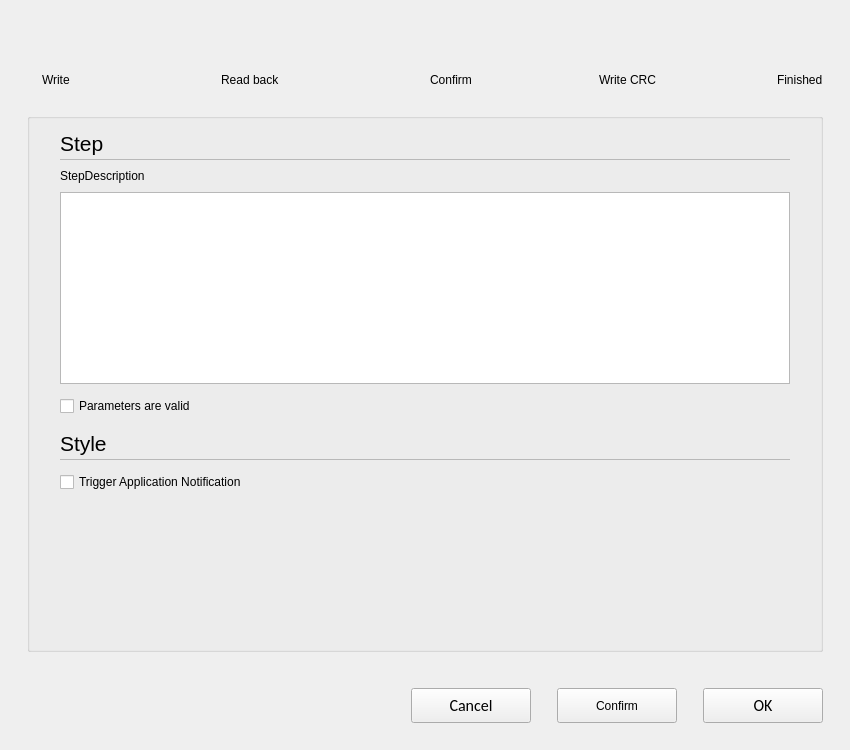
<?xml version="1.0" encoding="UTF-8"?>
<ui version="4.0">
 <class>C_SyvDaItPaWriteWidget</class>
 <widget class="QWidget" name="C_SyvDaItPaWriteWidget">
  <property name="geometry">
   <rect>
    <x>0</x>
    <y>0</y>
    <width>850</width>
    <height>750</height>
   </rect>
  </property>
  <property name="windowTitle">
   <string>Form</string>
  </property>
  <layout class="QVBoxLayout" name="verticalLayout_12" stretch="0,0,0,0,0,0,0">
   <property name="leftMargin">
    <number>27</number>
   </property>
   <property name="topMargin">
    <number>27</number>
   </property>
   <property name="rightMargin">
    <number>27</number>
   </property>
   <property name="bottomMargin">
    <number>0</number>
   </property>
   <item>
    <widget class="QWidget" name="widget" native="true">
     <layout class="QHBoxLayout" name="horizontalLayout_15">
      <property name="spacing">
       <number>5</number>
      </property>
      <property name="bottomMargin">
       <number>0</number>
      </property>
      <item>
       <widget class="QWidget" name="widget_9" native="true">
        <layout class="QVBoxLayout" name="verticalLayout_4">
         <property name="spacing">
          <number>0</number>
         </property>
         <property name="leftMargin">
          <number>0</number>
         </property>
         <property name="topMargin">
          <number>0</number>
         </property>
         <property name="rightMargin">
          <number>0</number>
         </property>
         <property name="bottomMargin">
          <number>0</number>
         </property>
         <item>
          <widget class="QWidget" name="widget_8" native="true">
           <layout class="QHBoxLayout" name="horizontalLayout" stretch="0,1">
            <property name="spacing">
             <number>15</number>
            </property>
            <property name="leftMargin">
             <number>10</number>
            </property>
            <property name="topMargin">
             <number>0</number>
            </property>
            <property name="rightMargin">
             <number>0</number>
            </property>
            <property name="bottomMargin">
             <number>0</number>
            </property>
            <item>
             <widget class="stw::opensyde_gui_elements::C_OgeWiProgressBopperle" name="pc_BopperleWrite" native="true">
              <property name="sizePolicy">
               <sizepolicy hsizetype="Fixed" vsizetype="Fixed">
                <horstretch>0</horstretch>
                <verstretch>0</verstretch>
               </sizepolicy>
              </property>
              <property name="minimumSize">
               <size>
                <width>28</width>
                <height>28</height>
               </size>
              </property>
              <property name="maximumSize">
               <size>
                <width>28</width>
                <height>28</height>
               </size>
              </property>
             </widget>
            </item>
            <item>
             <widget class="stw::opensyde_gui_elements::C_OgeWiProgressBar" name="pc_ProgressWrite" native="true">
              <property name="sizePolicy">
               <sizepolicy hsizetype="Preferred" vsizetype="Fixed">
                <horstretch>0</horstretch>
                <verstretch>0</verstretch>
               </sizepolicy>
              </property>
              <property name="minimumSize">
               <size>
                <width>20</width>
                <height>2</height>
               </size>
              </property>
              <property name="maximumSize">
               <size>
                <width>16777215</width>
                <height>2</height>
               </size>
              </property>
             </widget>
            </item>
           </layout>
          </widget>
         </item>
        </layout>
       </widget>
      </item>
      <item>
       <widget class="QWidget" name="widget_12" native="true">
        <layout class="QVBoxLayout" name="verticalLayout_9">
         <property name="spacing">
          <number>0</number>
         </property>
         <property name="leftMargin">
          <number>0</number>
         </property>
         <property name="topMargin">
          <number>0</number>
         </property>
         <property name="rightMargin">
          <number>0</number>
         </property>
         <property name="bottomMargin">
          <number>0</number>
         </property>
         <item>
          <widget class="QWidget" name="widget_13" native="true">
           <layout class="QHBoxLayout" name="horizontalLayout_3" stretch="0,1">
            <property name="spacing">
             <number>15</number>
            </property>
            <property name="leftMargin">
             <number>10</number>
            </property>
            <property name="topMargin">
             <number>0</number>
            </property>
            <property name="rightMargin">
             <number>0</number>
            </property>
            <property name="bottomMargin">
             <number>0</number>
            </property>
            <item>
             <widget class="stw::opensyde_gui_elements::C_OgeWiProgressBopperle" name="pc_BopperleReadBack" native="true">
              <property name="sizePolicy">
               <sizepolicy hsizetype="Fixed" vsizetype="Fixed">
                <horstretch>0</horstretch>
                <verstretch>0</verstretch>
               </sizepolicy>
              </property>
              <property name="minimumSize">
               <size>
                <width>28</width>
                <height>28</height>
               </size>
              </property>
              <property name="maximumSize">
               <size>
                <width>28</width>
                <height>28</height>
               </size>
              </property>
             </widget>
            </item>
            <item>
             <widget class="stw::opensyde_gui_elements::C_OgeWiProgressBar" name="pc_ProgressRead" native="true">
              <property name="sizePolicy">
               <sizepolicy hsizetype="Preferred" vsizetype="Fixed">
                <horstretch>0</horstretch>
                <verstretch>0</verstretch>
               </sizepolicy>
              </property>
              <property name="minimumSize">
               <size>
                <width>20</width>
                <height>2</height>
               </size>
              </property>
              <property name="maximumSize">
               <size>
                <width>16777215</width>
                <height>2</height>
               </size>
              </property>
             </widget>
            </item>
           </layout>
          </widget>
         </item>
        </layout>
       </widget>
      </item>
      <item>
       <widget class="QWidget" name="widget_17" native="true">
        <layout class="QVBoxLayout" name="verticalLayout_13">
         <property name="spacing">
          <number>0</number>
         </property>
         <property name="leftMargin">
          <number>0</number>
         </property>
         <property name="topMargin">
          <number>0</number>
         </property>
         <property name="rightMargin">
          <number>0</number>
         </property>
         <property name="bottomMargin">
          <number>0</number>
         </property>
         <item>
          <widget class="QWidget" name="widget_19" native="true">
           <layout class="QHBoxLayout" name="horizontalLayout_13" stretch="0,1">
            <property name="spacing">
             <number>15</number>
            </property>
            <property name="leftMargin">
             <number>10</number>
            </property>
            <property name="topMargin">
             <number>0</number>
            </property>
            <property name="rightMargin">
             <number>0</number>
            </property>
            <property name="bottomMargin">
             <number>0</number>
            </property>
            <item>
             <widget class="stw::opensyde_gui_elements::C_OgeWiProgressBopperle" name="pc_BopperleConfirm" native="true">
              <property name="sizePolicy">
               <sizepolicy hsizetype="Fixed" vsizetype="Fixed">
                <horstretch>0</horstretch>
                <verstretch>0</verstretch>
               </sizepolicy>
              </property>
              <property name="minimumSize">
               <size>
                <width>28</width>
                <height>28</height>
               </size>
              </property>
              <property name="maximumSize">
               <size>
                <width>28</width>
                <height>28</height>
               </size>
              </property>
             </widget>
            </item>
            <item>
             <widget class="stw::opensyde_gui_elements::C_OgeWiProgressBar" name="pc_ProgressConfirm" native="true">
              <property name="sizePolicy">
               <sizepolicy hsizetype="Preferred" vsizetype="Fixed">
                <horstretch>0</horstretch>
                <verstretch>0</verstretch>
               </sizepolicy>
              </property>
              <property name="minimumSize">
               <size>
                <width>20</width>
                <height>2</height>
               </size>
              </property>
              <property name="maximumSize">
               <size>
                <width>16777215</width>
                <height>2</height>
               </size>
              </property>
             </widget>
            </item>
           </layout>
          </widget>
         </item>
        </layout>
       </widget>
      </item>
      <item>
       <widget class="QWidget" name="widget_15" native="true">
        <layout class="QVBoxLayout" name="verticalLayout_10">
         <property name="spacing">
          <number>0</number>
         </property>
         <property name="leftMargin">
          <number>0</number>
         </property>
         <property name="topMargin">
          <number>0</number>
         </property>
         <property name="rightMargin">
          <number>0</number>
         </property>
         <property name="bottomMargin">
          <number>0</number>
         </property>
         <item>
          <widget class="QWidget" name="widget_14" native="true">
           <layout class="QHBoxLayout" name="horizontalLayout_6" stretch="0,1">
            <property name="spacing">
             <number>15</number>
            </property>
            <property name="leftMargin">
             <number>10</number>
            </property>
            <property name="topMargin">
             <number>0</number>
            </property>
            <property name="rightMargin">
             <number>0</number>
            </property>
            <property name="bottomMargin">
             <number>0</number>
            </property>
            <item>
             <widget class="stw::opensyde_gui_elements::C_OgeWiProgressBopperle" name="pc_BopperleCrc" native="true">
              <property name="sizePolicy">
               <sizepolicy hsizetype="Fixed" vsizetype="Fixed">
                <horstretch>0</horstretch>
                <verstretch>0</verstretch>
               </sizepolicy>
              </property>
              <property name="minimumSize">
               <size>
                <width>28</width>
                <height>28</height>
               </size>
              </property>
              <property name="maximumSize">
               <size>
                <width>28</width>
                <height>28</height>
               </size>
              </property>
             </widget>
            </item>
            <item>
             <widget class="stw::opensyde_gui_elements::C_OgeWiProgressBar" name="pc_ProgressCrc" native="true">
              <property name="sizePolicy">
               <sizepolicy hsizetype="Preferred" vsizetype="Fixed">
                <horstretch>0</horstretch>
                <verstretch>0</verstretch>
               </sizepolicy>
              </property>
              <property name="minimumSize">
               <size>
                <width>20</width>
                <height>2</height>
               </size>
              </property>
              <property name="maximumSize">
               <size>
                <width>16777215</width>
                <height>2</height>
               </size>
              </property>
             </widget>
            </item>
           </layout>
          </widget>
         </item>
        </layout>
       </widget>
      </item>
      <item>
       <widget class="QWidget" name="widget_16" native="true">
        <property name="sizePolicy">
         <sizepolicy hsizetype="Maximum" vsizetype="Preferred">
          <horstretch>0</horstretch>
          <verstretch>0</verstretch>
         </sizepolicy>
        </property>
        <layout class="QVBoxLayout" name="verticalLayout_11">
         <property name="spacing">
          <number>0</number>
         </property>
         <property name="leftMargin">
          <number>0</number>
         </property>
         <property name="topMargin">
          <number>0</number>
         </property>
         <property name="rightMargin">
          <number>0</number>
         </property>
         <property name="bottomMargin">
          <number>0</number>
         </property>
         <item>
          <widget class="QWidget" name="widget_5" native="true">
           <layout class="QHBoxLayout" name="horizontalLayout_11">
            <property name="spacing">
             <number>0</number>
            </property>
            <property name="leftMargin">
             <number>0</number>
            </property>
            <property name="topMargin">
             <number>0</number>
            </property>
            <property name="rightMargin">
             <number>0</number>
            </property>
            <property name="bottomMargin">
             <number>0</number>
            </property>
            <item>
             <widget class="QWidget" name="widget_18" native="true">
              <layout class="QHBoxLayout" name="horizontalLayout_10" stretch="0,1">
               <property name="spacing">
                <number>0</number>
               </property>
               <property name="leftMargin">
                <number>10</number>
               </property>
               <property name="topMargin">
                <number>0</number>
               </property>
               <property name="rightMargin">
                <number>0</number>
               </property>
               <property name="bottomMargin">
                <number>0</number>
               </property>
               <item>
                <widget class="stw::opensyde_gui_elements::C_OgeWiProgressBopperle" name="pc_BopperleFinished" native="true">
                 <property name="sizePolicy">
                  <sizepolicy hsizetype="Fixed" vsizetype="Fixed">
                   <horstretch>0</horstretch>
                   <verstretch>0</verstretch>
                  </sizepolicy>
                 </property>
                 <property name="minimumSize">
                  <size>
                   <width>28</width>
                   <height>28</height>
                  </size>
                 </property>
                 <property name="maximumSize">
                  <size>
                   <width>28</width>
                   <height>28</height>
                  </size>
                 </property>
                </widget>
               </item>
               <item>
                <spacer name="horizontalSpacer_7">
                 <property name="orientation">
                  <enum>Qt::Horizontal</enum>
                 </property>
                 <property name="sizeType">
                  <enum>QSizePolicy::Maximum</enum>
                 </property>
                 <property name="sizeHint" stdset="0">
                  <size>
                   <width>5</width>
                   <height>1</height>
                  </size>
                 </property>
                </spacer>
               </item>
              </layout>
             </widget>
            </item>
           </layout>
          </widget>
         </item>
        </layout>
       </widget>
      </item>
     </layout>
    </widget>
   </item>
   <item>
    <layout class="QHBoxLayout" name="horizontalLayout_9" stretch="0,120,0,120,0,100,0,95,0">
     <property name="leftMargin">
      <number>15</number>
     </property>
     <property name="rightMargin">
      <number>0</number>
     </property>
     <property name="bottomMargin">
      <number>10</number>
     </property>
     <item>
      <widget class="QLabel" name="pc_LabelWrite">
       <property name="styleRole" stdset="0">
        <string>progress-text</string>
       </property>
       <property name="text">
        <string>Write</string>
       </property>
      </widget>
     </item>
     <item>
      <spacer name="horizontalSpacer">
       <property name="orientation">
        <enum>Qt::Horizontal</enum>
       </property>
       <property name="sizeHint" stdset="0">
        <size>
         <width>40</width>
         <height>20</height>
        </size>
       </property>
      </spacer>
     </item>
     <item>
      <widget class="QLabel" name="pc_LabelRead">
       <property name="styleRole" stdset="0">
        <string>progress-text</string>
       </property>
       <property name="text">
        <string>Read back</string>
       </property>
      </widget>
     </item>
     <item>
      <spacer name="horizontalSpacer_2">
       <property name="orientation">
        <enum>Qt::Horizontal</enum>
       </property>
       <property name="sizeHint" stdset="0">
        <size>
         <width>40</width>
         <height>20</height>
        </size>
       </property>
      </spacer>
     </item>
     <item>
      <widget class="QLabel" name="pc_LabelConfirm">
       <property name="styleRole" stdset="0">
        <string>progress-text</string>
       </property>
       <property name="text">
        <string>Confirm</string>
       </property>
      </widget>
     </item>
     <item>
      <spacer name="horizontalSpacer_10">
       <property name="orientation">
        <enum>Qt::Horizontal</enum>
       </property>
       <property name="sizeHint" stdset="0">
        <size>
         <width>40</width>
         <height>20</height>
        </size>
       </property>
      </spacer>
     </item>
     <item>
      <widget class="QLabel" name="pc_LabelCrc">
       <property name="styleRole" stdset="0">
        <string>progress-text</string>
       </property>
       <property name="text">
        <string>Write CRC</string>
       </property>
      </widget>
     </item>
     <item>
      <spacer name="horizontalSpacer_5">
       <property name="orientation">
        <enum>Qt::Horizontal</enum>
       </property>
       <property name="sizeHint" stdset="0">
        <size>
         <width>40</width>
         <height>20</height>
        </size>
       </property>
      </spacer>
     </item>
     <item>
      <widget class="QLabel" name="pc_LabelFinished">
       <property name="styleRole" stdset="0">
        <string>progress-text</string>
       </property>
       <property name="text">
        <string>Finished</string>
       </property>
      </widget>
     </item>
    </layout>
   </item>
   <item>
    <spacer name="verticalSpacer_4">
     <property name="orientation">
      <enum>Qt::Vertical</enum>
     </property>
     <property name="sizeType">
      <enum>QSizePolicy::Fixed</enum>
     </property>
     <property name="sizeHint" stdset="0">
      <size>
       <width>20</width>
       <height>7</height>
      </size>
     </property>
    </spacer>
   </item>
   <item>
    <widget class="stw::opensyde_gui_elements::C_OgeGbx" name="pc_GroupBox">
     <layout class="QVBoxLayout" name="verticalLayout">
      <property name="spacing">
       <number>9</number>
      </property>
      <property name="leftMargin">
       <number>30</number>
      </property>
      <property name="rightMargin">
       <number>30</number>
      </property>
      <item>
       <layout class="QVBoxLayout" name="verticalLayout_6">
        <property name="spacing">
         <number>0</number>
        </property>
        <item>
         <layout class="QHBoxLayout" name="horizontalLayout_25" stretch="0,1">
          <property name="spacing">
           <number>6</number>
          </property>
          <item>
           <widget class="stw::opensyde_gui_elements::C_OgeLabContextMenuBase" name="pc_LabelHeadingSteps">
            <property name="styleRole" stdset="0">
             <string>heading-group-bold</string>
            </property>
            <property name="minimumSize">
             <size>
              <width>0</width>
              <height>30</height>
             </size>
            </property>
            <property name="maximumSize">
             <size>
              <width>16777215</width>
              <height>30</height>
             </size>
            </property>
            <property name="font">
             <font>
              <family>Segoe UI</family>
              <pointsize>16</pointsize>
             </font>
            </property>
            <property name="text">
             <string>Step</string>
            </property>
           </widget>
          </item>
          <item>
           <spacer name="horizontalSpacer_15">
            <property name="orientation">
             <enum>Qt::Horizontal</enum>
            </property>
            <property name="sizeHint" stdset="0">
             <size>
              <width>40</width>
              <height>1</height>
             </size>
            </property>
           </spacer>
          </item>
         </layout>
        </item>
        <item>
         <layout class="QHBoxLayout" name="horizontalLayout_26" stretch="1">
          <property name="spacing">
           <number>0</number>
          </property>
          <property name="topMargin">
           <number>1</number>
          </property>
          <property name="bottomMargin">
           <number>0</number>
          </property>
          <item>
           <widget class="stw::opensyde_gui_elements::C_OgeFraSeparator" name="frame_6">
            <property name="minimumSize">
             <size>
              <width>0</width>
              <height>1</height>
             </size>
            </property>
            <property name="maximumSize">
             <size>
              <width>16777215</width>
              <height>1</height>
             </size>
            </property>
            <property name="frameShape">
             <enum>QFrame::StyledPanel</enum>
            </property>
            <property name="frameShadow">
             <enum>QFrame::Raised</enum>
            </property>
           </widget>
          </item>
         </layout>
        </item>
       </layout>
      </item>
      <item>
       <widget class="stw::opensyde_gui_elements::C_OgeLabToolTipBase" name="pc_LabelStepDescription">
        <property name="styleRole" stdset="0">
         <string>group-item</string>
        </property>
        <property name="text">
         <string>StepDescription</string>
        </property>
        <property name="wordWrap">
         <bool>true</bool>
        </property>
       </widget>
      </item>
      <item>
       <widget class="QWidget" name="pc_WiConfirm" native="true">
        <layout class="QVBoxLayout" name="verticalLayout_7">
         <property name="spacing">
          <number>12</number>
         </property>
         <property name="leftMargin">
          <number>0</number>
         </property>
         <property name="topMargin">
          <number>0</number>
         </property>
         <property name="rightMargin">
          <number>0</number>
         </property>
         <property name="bottomMargin">
          <number>3</number>
         </property>
         <item>
          <widget class="stw::opensyde_gui_elements::C_OgeTedPropertiesComment" name="pc_TextEditConfirm">
           <property name="readOnly">
            <bool>true</bool>
           </property>
          </widget>
         </item>
         <item>
          <layout class="QHBoxLayout" name="horizontalLayout_12">
           <item>
            <widget class="stw::opensyde_gui_elements::C_OgeChxProperties" name="pc_CbConfirm">
             <property name="text">
              <string>Parameters are valid</string>
             </property>
            </widget>
           </item>
           <item>
            <spacer name="horizontalSpacer_8">
             <property name="orientation">
              <enum>Qt::Horizontal</enum>
             </property>
             <property name="sizeHint" stdset="0">
              <size>
               <width>40</width>
               <height>0</height>
              </size>
             </property>
            </spacer>
           </item>
          </layout>
         </item>
        </layout>
       </widget>
      </item>
      <item>
       <widget class="QWidget" name="pc_WiNotification" native="true">
        <layout class="QVBoxLayout" name="verticalLayout_2">
         <property name="spacing">
          <number>12</number>
         </property>
         <property name="leftMargin">
          <number>0</number>
         </property>
         <property name="topMargin">
          <number>0</number>
         </property>
         <property name="rightMargin">
          <number>0</number>
         </property>
         <property name="bottomMargin">
          <number>0</number>
         </property>
         <item>
          <layout class="QVBoxLayout" name="verticalLayout_5">
           <property name="spacing">
            <number>0</number>
           </property>
           <item>
            <layout class="QHBoxLayout" name="horizontalLayout_23" stretch="0,1">
             <property name="spacing">
              <number>6</number>
             </property>
             <item>
              <widget class="stw::opensyde_gui_elements::C_OgeLabContextMenuBase" name="pc_LabelHeadingNotification">
               <property name="styleRole" stdset="0">
                <string>heading-group-bold</string>
               </property>
               <property name="minimumSize">
                <size>
                 <width>0</width>
                 <height>30</height>
                </size>
               </property>
               <property name="maximumSize">
                <size>
                 <width>16777215</width>
                 <height>30</height>
                </size>
               </property>
               <property name="font">
                <font>
                 <family>Segoe UI</family>
                 <pointsize>16</pointsize>
                </font>
               </property>
               <property name="text">
                <string>Style</string>
               </property>
              </widget>
             </item>
             <item>
              <spacer name="horizontalSpacer_14">
               <property name="orientation">
                <enum>Qt::Horizontal</enum>
               </property>
               <property name="sizeHint" stdset="0">
                <size>
                 <width>40</width>
                 <height>1</height>
                </size>
               </property>
              </spacer>
             </item>
            </layout>
           </item>
           <item>
            <layout class="QHBoxLayout" name="horizontalLayout_24" stretch="1">
             <property name="spacing">
              <number>0</number>
             </property>
             <property name="topMargin">
              <number>1</number>
             </property>
             <property name="bottomMargin">
              <number>0</number>
             </property>
             <item>
              <widget class="stw::opensyde_gui_elements::C_OgeFraSeparator" name="frame_5">
               <property name="minimumSize">
                <size>
                 <width>0</width>
                 <height>1</height>
                </size>
               </property>
               <property name="maximumSize">
                <size>
                 <width>16777215</width>
                 <height>1</height>
                </size>
               </property>
               <property name="frameShape">
                <enum>QFrame::StyledPanel</enum>
               </property>
               <property name="frameShadow">
                <enum>QFrame::Raised</enum>
               </property>
              </widget>
             </item>
            </layout>
           </item>
          </layout>
         </item>
         <item>
          <widget class="stw::opensyde_gui_elements::C_OgeChxProperties" name="pc_CbNotifiction">
           <property name="text">
            <string>Trigger Application Notification</string>
           </property>
          </widget>
         </item>
         <item>
          <spacer name="pc_SpacerGroupBox">
           <property name="orientation">
            <enum>Qt::Vertical</enum>
           </property>
           <property name="sizeHint" stdset="0">
            <size>
             <width>20</width>
             <height>1</height>
            </size>
           </property>
          </spacer>
         </item>
        </layout>
       </widget>
      </item>
     </layout>
    </widget>
   </item>
   <item>
    <spacer name="verticalSpacer_3">
     <property name="orientation">
      <enum>Qt::Vertical</enum>
     </property>
     <property name="sizeType">
      <enum>QSizePolicy::Fixed</enum>
     </property>
     <property name="sizeHint" stdset="0">
      <size>
       <width>20</width>
       <height>30</height>
      </size>
     </property>
    </spacer>
   </item>
   <item>
    <layout class="QHBoxLayout" name="horizontalLayout_7">
     <property name="spacing">
      <number>26</number>
     </property>
     <item>
      <spacer name="horizontalSpacer_3">
       <property name="orientation">
        <enum>Qt::Horizontal</enum>
       </property>
       <property name="sizeHint" stdset="0">
        <size>
         <width>40</width>
         <height>20</height>
        </size>
       </property>
      </spacer>
     </item>
     <item>
      <widget class="QPushButton" name="pc_BushButtonCancel">
       <property name="styleRole" stdset="0">
        <string>cancel</string>
       </property>
       <property name="minimumSize">
        <size>
         <width>120</width>
         <height>35</height>
        </size>
       </property>
       <property name="maximumSize">
        <size>
         <width>120</width>
         <height>35</height>
        </size>
       </property>
       <property name="font">
        <font>
         <family>Calibri</family>
         <pointsize>12</pointsize>
        </font>
       </property>
       <property name="text">
        <string>Cancel</string>
       </property>
      </widget>
     </item>
     <item>
      <widget class="QPushButton" name="pc_PbConfirm">
       <property name="styleRole" stdset="0">
        <string>dialog</string>
       </property>
       <property name="sizePolicy">
        <sizepolicy hsizetype="Fixed" vsizetype="Fixed">
         <horstretch>0</horstretch>
         <verstretch>0</verstretch>
        </sizepolicy>
       </property>
       <property name="minimumSize">
        <size>
         <width>120</width>
         <height>35</height>
        </size>
       </property>
       <property name="maximumSize">
        <size>
         <width>120</width>
         <height>35</height>
        </size>
       </property>
       <property name="text">
        <string>Confirm</string>
       </property>
      </widget>
     </item>
     <item>
      <widget class="QPushButton" name="pc_BushButtonOk">
       <property name="styleRole" stdset="0">
        <string>dialog</string>
       </property>
       <property name="minimumSize">
        <size>
         <width>120</width>
         <height>35</height>
        </size>
       </property>
       <property name="maximumSize">
        <size>
         <width>120</width>
         <height>35</height>
        </size>
       </property>
       <property name="font">
        <font>
         <family>Calibri</family>
         <pointsize>12</pointsize>
        </font>
       </property>
       <property name="text">
        <string>OK</string>
       </property>
      </widget>
     </item>
    </layout>
   </item>
   <item>
    <spacer name="verticalSpacer">
     <property name="orientation">
      <enum>Qt::Vertical</enum>
     </property>
     <property name="sizeType">
      <enum>QSizePolicy::Fixed</enum>
     </property>
     <property name="sizeHint" stdset="0">
      <size>
       <width>20</width>
       <height>27</height>
      </size>
     </property>
    </spacer>
   </item>
  </layout>
 </widget>
 <customwidgets>
  <customwidget>
   <class>stw::opensyde_gui_elements::C_OgeGbx</class>
   <extends>QGroupBox</extends>
   <header>C_OgeGbx.hpp</header>
   <container>1</container>
  </customwidget>
  <customwidget>
   <class>stw::opensyde_gui_elements::C_OgeLabContextMenuBase</class>
   <extends>QLabel</extends>
   <header>C_OgeLabContextMenuBase.hpp</header>
  </customwidget>
  <customwidget>
   <class>stw::opensyde_gui_elements::C_OgeFraSeparator</class>
   <extends>QFrame</extends>
   <header>C_OgeFraSeparator.hpp</header>
   <container>1</container>
  </customwidget>
  <customwidget>

  </customwidget>
  <customwidget>
   <class>stw::opensyde_gui_elements::C_OgeLabToolTipBase</class>
   <extends>QLabel</extends>
   <header>C_OgeLabToolTipBase.hpp</header>
  </customwidget>
  <customwidget>
   <class>stw::opensyde_gui_elements::C_OgeWiProgressBopperle</class>
   <extends>QWidget</extends>
   <header>C_OgeWiProgressBopperle.hpp</header>
   <container>1</container>
  </customwidget>
  <customwidget>
   <class>stw::opensyde_gui_elements::C_OgeWiProgressBar</class>
   <extends>QWidget</extends>
   <header>C_OgeWiProgressBar.hpp</header>
   <container>1</container>
  </customwidget>
  <customwidget>
   <class>stw::opensyde_gui_elements::C_OgeTedPropertiesComment</class>
   <extends>QTextEdit</extends>
   <header>C_OgeTedPropertiesComment.hpp</header>
  </customwidget>
  <customwidget>
   <class>stw::opensyde_gui_elements::C_OgeChxProperties</class>
   <extends>QCheckBox</extends>
   <header>C_OgeChxProperties.hpp</header>
  </customwidget>
 </customwidgets>
 <resources/>
 <connections/>
</ui>
